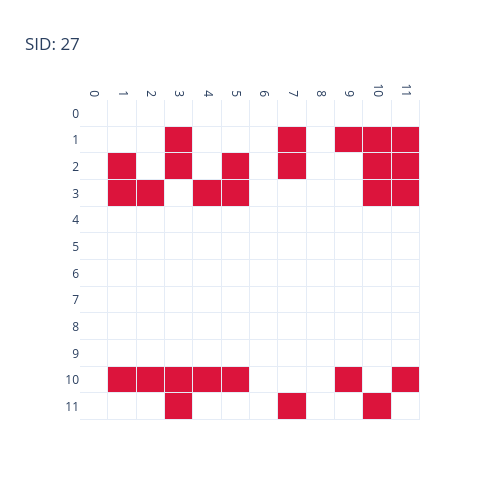

Here is the notebook cell this chart was saved with:
### Code cell
# Note: SID requires g1 to be a pure DAG. The MB sub-graph
# of a DAG is itself a DAG; the learned MB sub-graph is
# possibly a CPDAG (TAIL/TAIL undirected edges).
sid_local = bnm.sid(sub1, sub2)
print(f'local SID for {var}: sid={sid_local.sid}, bounds=[{sid_local.sid_lower_bound}, {sid_local.sid_upper_bound}]')

bnm.plot_sid_matrix(sid_local)

### Figure 1 — Plotly figure (JSON) as saved in the notebook; plotly's stock layout.template omitted (floating-point values rounded to 4 significant figures; data arrays with more than 128 entries replaced by an {"elided": "..."} marker saying what was removed)
{"data": [{"colorscale": [[0.0, "white"], [0.9999, "white"], [1.0, "crimson"]], "showscale": false, "type": "heatmap", "x": ["0", "1", "2", "3", "4", "5", "6", "7", "8", "9", "10", "11"], "xgap": 1, "y": ["0", "1", "2", "3", "4", "5", "6", "7", "8", "9", "10", "11"], "ygap": 1, "z": {"elided": "12x12 int values"}, "zmax": 1, "zmin": 0}], "layout": {"height": 500, "title": {"text": "SID: 27"}, "width": 500, "xaxis": {"showgrid": false, "side": "top", "tickangle": 90}, "yaxis": {"autorange": "reversed", "showgrid": false}}}
